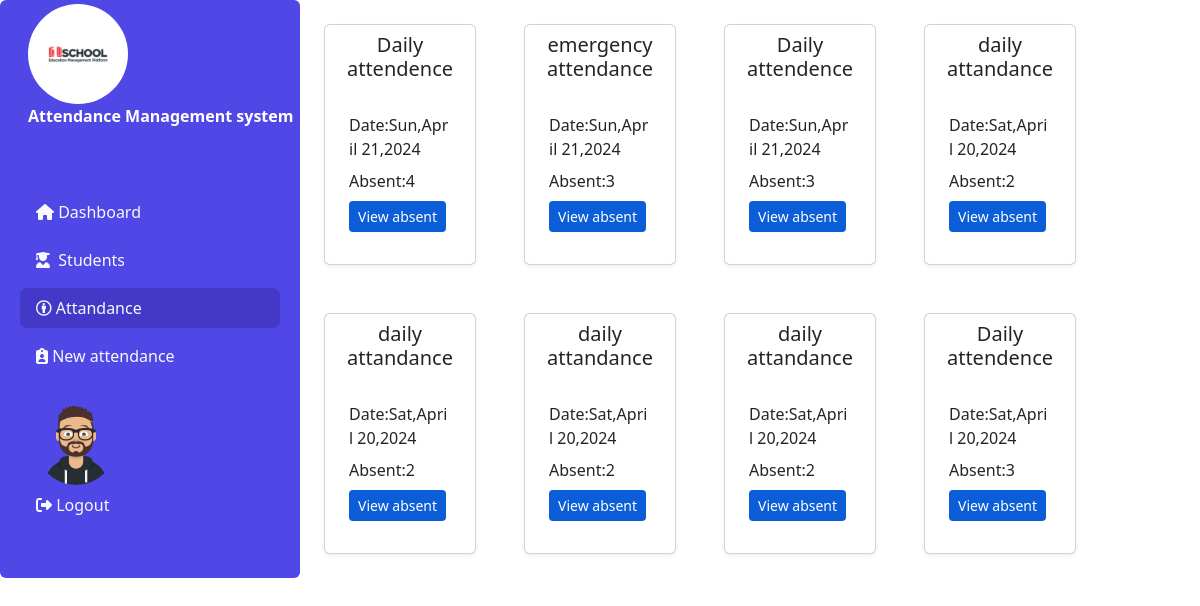
/admin/attendance.php (signed in), run on the app's committed database.
### tables this page shows
CREATE TABLE `attendance` (
  `id` int(11) NOT NULL,
  `attDesc` varchar(40) NOT NULL DEFAULT 'daily attandance',
  `date` date NOT NULL DEFAULT current_timestamp(),
  `missed` int(2) NOT NULL
);

### admin/attendance.php (the view, shortened to what this page needs)
<?php
include '../conn.php';
?>
<!doctype html>
<html lang="en">
<head>
    <link rel="stylesheet" href="../resources/css/bootstrap.min.css">
    <link rel="stylesheet" href="https://cdnjs.cloudflare.com/ajax/libs/font-awesome/6.5.2/css/all.min.css" />
</head>
<body>
<div class="container-fluid">
    <div class="row">
        <div class="col-sm-3 p-1 rounded-2" style="background-color: #4f47e6;">
        <div class="navbar-brand rounded ms-4">
            <a href="#"><img src="logo.png" alt="Logo" style="width:100px;" class="rounded-pill"></a><br>
            <a class="navbar-brand text-white" href="index.php"><b>Attendance Management system</b></a>
        </div>
        <ul class="nav flex-column mt-5 mb-3 p-3 ">
            <li class="nav-item mb-2">
                <a class="nav-link text-light " href="index.php"><i class="fa-solid fa-house"></i>&nbsp;Dashboard</a>
            </li>
            <li class="nav-item  mb-2">
                <a class="nav-link text-light" href="students.php"><i class="fa-solid fa-user-graduate"></i> &nbsp;Students</a>
            </li>
            <li class="nav-item  mb-2">
                <a class="nav-link text-light active" href="Attendance.php"><i class="fa-brands fa-creative-commons-by"></i>&nbsp;Attandance</a>
            </li>
            <li class="nav-item  mb-2">
                <a class="nav-link text-light" href="new_attendance.php"><i class="fa-solid fa-clipboard-user"></i>&nbsp;New attendance</a>
            </li>
            <div class="nav-brand ms-3  mt-3">
                <a href="logout.php"><img src="user.png" alt="Avatar Logo" style="width:80px;"
                                          class="rounded-pill">
                </a></div>
            <li class="nav-item  mb-2 mt-auto">
                <a class="nav-link text-light " href="logout.php"><i
                            class="fa-solid fa-right-from-bracket"></i>&nbsp;Logout</a>
            </li>
        </ul>
    </div>
        <div class="col-sm-8 ">
            <div class="row">
                <?php
                $select_attendance=$conn->query("SELECT * FROM attendance ORDER BY date DESC");
                if (mysqli_num_rows($select_attendance) >0){
                    foreach ($select_attendance as $attendance){
                        $id=$attendance['id'];
                        $date=$attendance['date'];
                        $formatedDate=date('D,F j,Y',strtotime($date));
                        echo "<div class='col-3 p-4 '>
                               <div class='card p-2 shadow-sm'>
                                  <div class='card-title'><h5 class='h5 text-sm-center'>".$attendance['attDesc']."</h5></div>
                                   <div class='card-body d-block'><div class='mb-2'>Date:".$formatedDate."</div> <div class='mb-2'>Absent:".$attendance['missed']."</div><div class='mb-2'><a  href='missed.php?id=$id' class='btn  btn-sm' style='background-color: #0b5ed7;color: white;'>View absent</a></div></div>
                                  </div>
                               </div>";
                    }
                }
                else{
                    echo "No attendance found";
                }
                ?>
            </div>
        </div>
</body>
</html>

### admin/attendance.php (style rules this page uses)
li a:hover,.active { background-color: #4438c9; border-radius:7px; }

### data on the page
attendance: attDesc "Daily attendence", date "Sun,April 21,2024", missed "4"
attendance: attDesc "emergency attendance", date "Sun,April 21,2024", missed "3"
attendance: attDesc "Daily attendence", date "Sun,April 21,2024", missed "3"
attendance: attDesc "daily attandance", date "Sat,April 20,2024", missed "2"
attendance: attDesc "daily attandance", date "Sat,April 20,2024", missed "2"
attendance: attDesc "daily attandance", date "Sat,April 20,2024", missed "2"
attendance: attDesc "daily attandance", date "Sat,April 20,2024", missed "2"
attendance: attDesc "Daily attendence", date "Sat,April 20,2024", missed "3"
